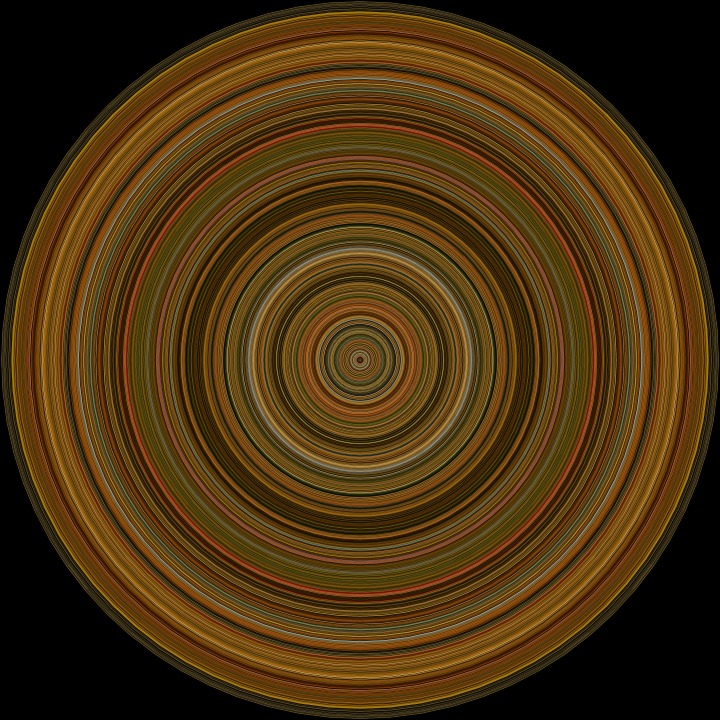
#> input picture examples/amelie_smoothed_circular.png, 720 x 720 px
$ python -i video_processing.py   (imports and definitions only)
#> lines starting #> are read from the running program, lines starting #| are printed output that depends on the picture; after the words box and inside, x2 and y2 are one past the last pixel; in counts of white or black regions, pixels touching at a corner belong together
#> further down, picture is the input picture: shape (720, 720, 3); mean B, G, R 14.6, 49, 72.9
from multiprocessing import Pool
from typing import Callable, List, Optional

import cv2
import numpy as np
from tqdm import tqdm


# [132 lines left out: functions load_video, parallel_extract_colors, extract_colors, not called in this run]


def crop_black_borders(frame: np.ndarray, threshold: int = 30) -> np.ndarray:
    """
    Crop out black borders from a frame.

    :param np.ndarray frame: Input frame.
    :param int threshold: Threshold below which a pixel is considered 'black'.
    :return np.ndarray: Cropped frame.
    """
#> called with threshold = 30
    gray = cv2.cvtColor(frame, cv2.COLOR_BGR2GRAY)
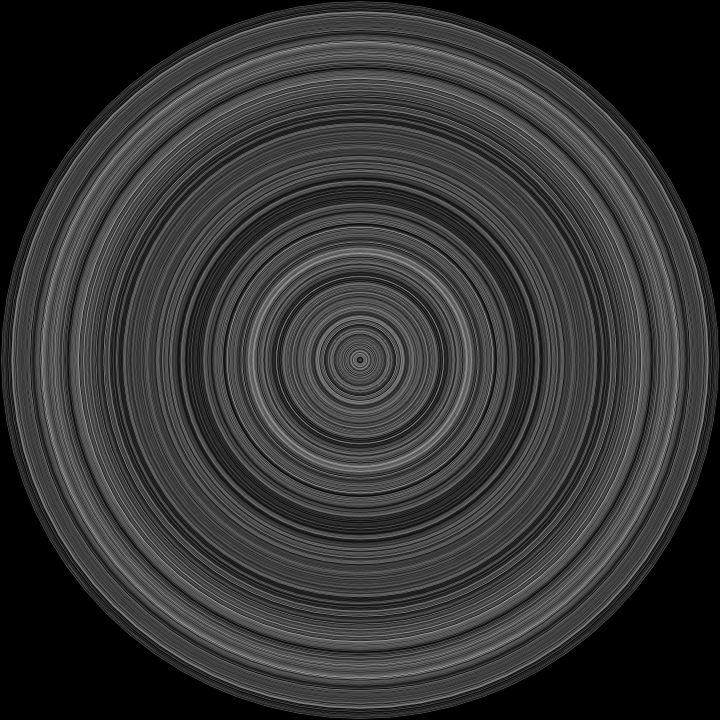
#> gray: shape (720, 720); min 0, max 156, mean 52.2

    _, binary = cv2.threshold(gray, threshold, 255, cv2.THRESH_BINARY)
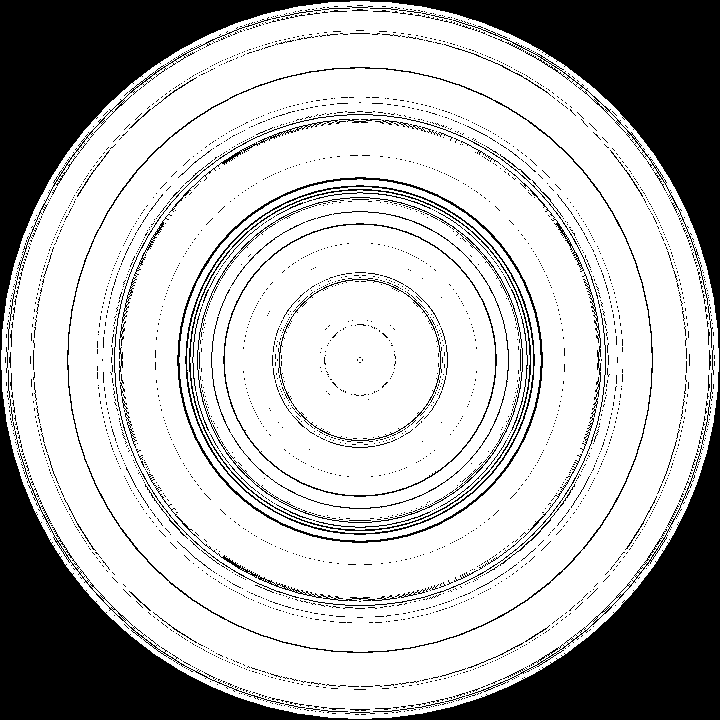
#> binary: shape (720, 720); 72.1% white; 2921 black regions (2807 under 20 px)

    contours, _ = cv2.findContours(binary, cv2.RETR_EXTERNAL, cv2.CHAIN_APPROX_SIMPLE)
#> contours = 1 contour; box (x1, y1, x2, y2) and area: (1, 1, 719, 719) 403261
    if not contours:
        return frame

    cnt = max(contours, key=cv2.contourArea)
#> cnt = contour of 1032 points, box (x1, y1, x2, y2) (1, 1, 719, 719), area 403261
    x, y, w, h = cv2.boundingRect(cnt)
#> x = 1; y = 1; w = 718; h = 718

    cropped_frame = frame[y : y + h, x : x + w]
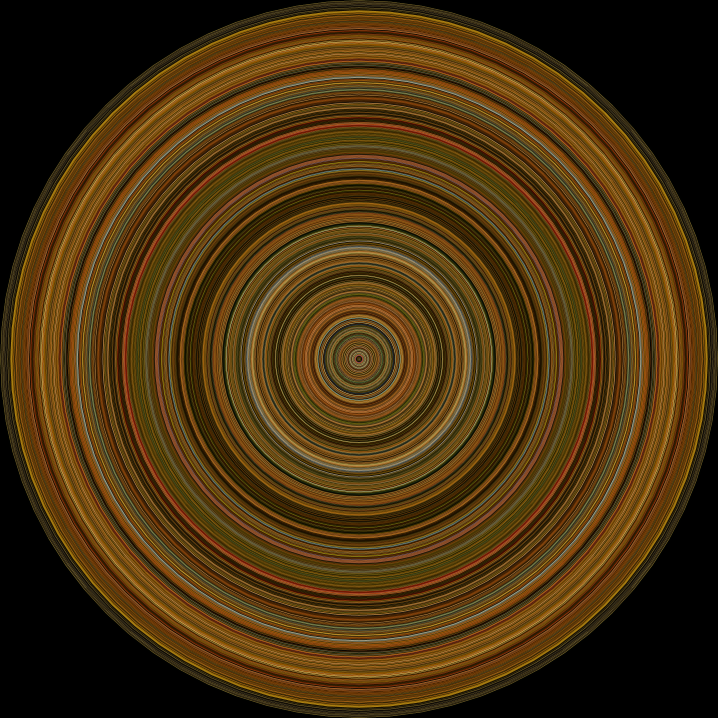
#> cropped_frame: shape (718, 718, 3); mean B, G, R 14.7, 49.3, 73.3

    return cropped_frame

>>> import cv2
>>> picture = cv2.imread('../../examples/amelie_smoothed_circular.png')
>>> result = crop_black_borders(picture)

$ run again, on examples/barbie_smoothed_circular.png
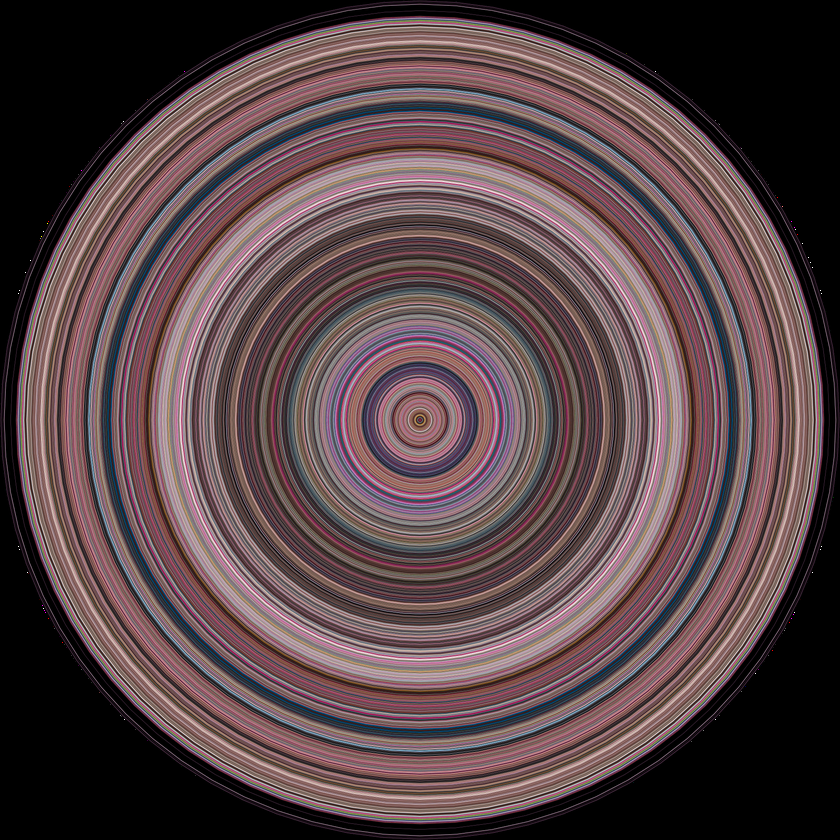
#> input picture examples/barbie_smoothed_circular.png, 840 x 840 px, shrunk from 1920 x 1920 before the run
#> picture is the input picture: shape (840, 840, 3); mean B, G, R 71.2, 68.4, 87.3
#> in crop_black_borders, `_, binary = cv2.threshold(gray, threshold, 255, cv2.THRESH_BINARY)`:
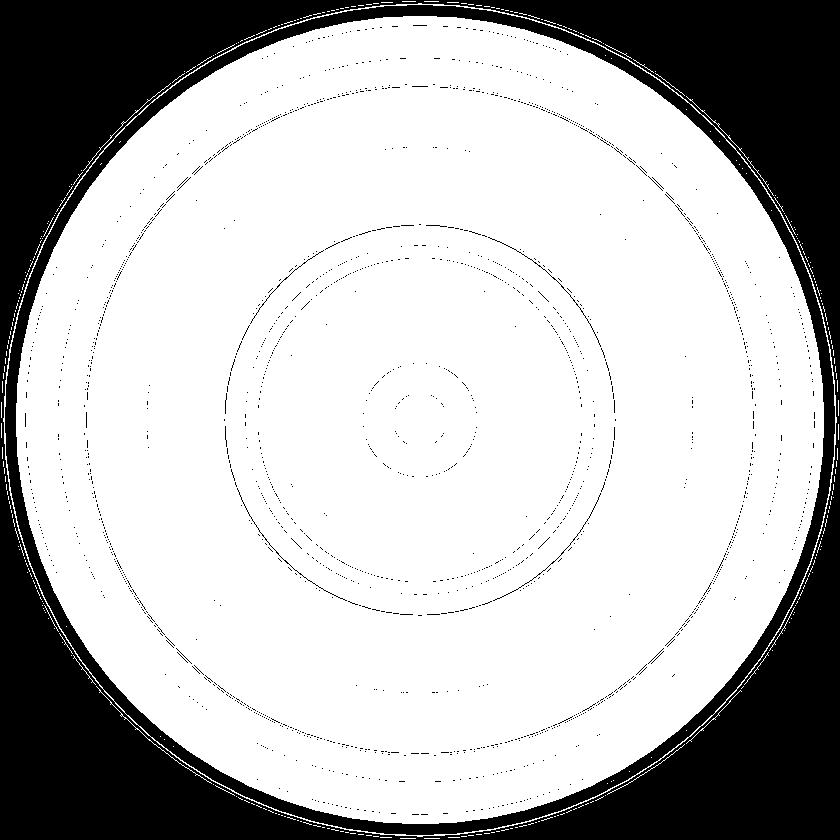
#> binary: shape (840, 840); 72.9% white; 1840 black regions (1832 under 20 px)
#> contours = 300 contours, 299 with area under 20; largest, box (x1, y1, x2, y2) and area: (3, 3, 837, 837) 543184
#> cnt = contour of 1192 points, box (x1, y1, x2, y2) (3, 3, 837, 837), area 543184
#> x = 3; w = 834
#> in crop_black_borders, `cropped_frame = frame[y : y + h, x : x + w]`:
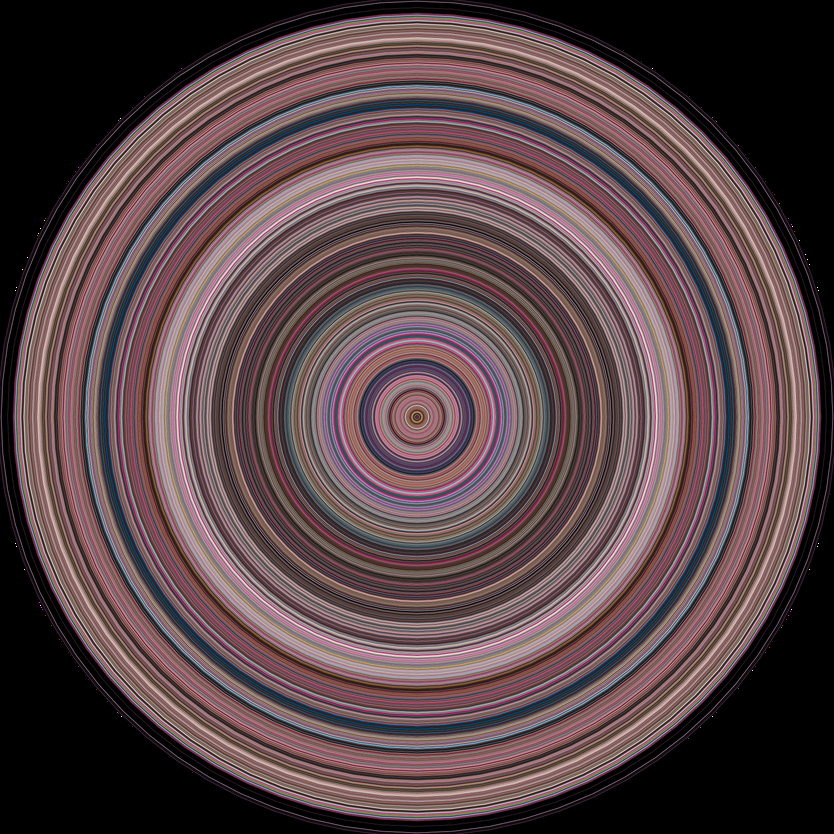
#> cropped_frame: shape (834, 834, 3); mean B, G, R 72.2, 69.3, 88.6
